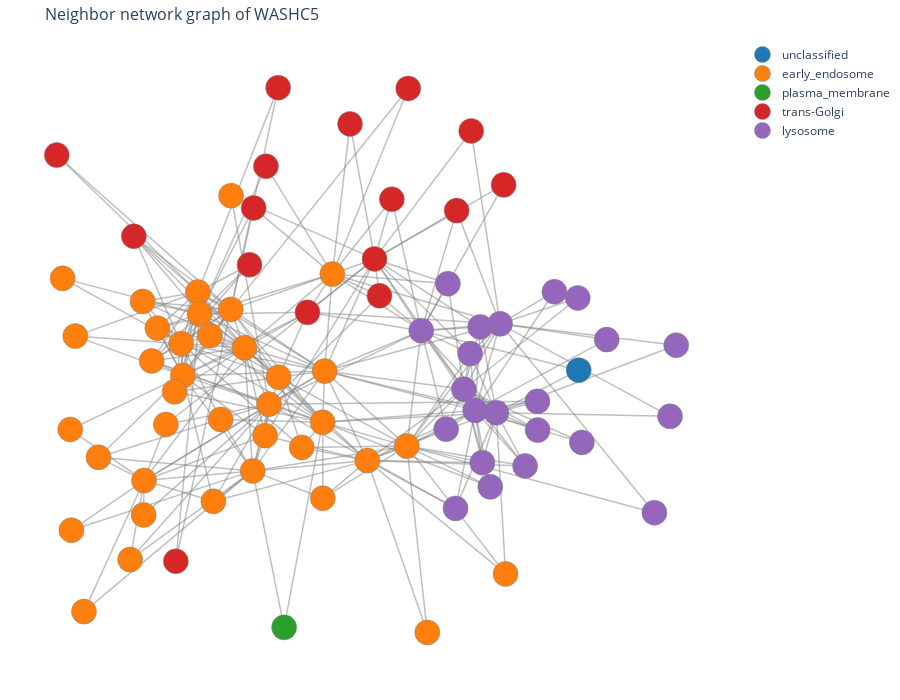

Notebook source saved alongside this figure:
### Markdown cell above
### Render the graph as a plotly figure

### Code cell
# convert the graph to node and edge "traces" that can be plotted by plotly
node_trace, edge_trace, category_color_map = prepare_plotly_network_graph(G, annot_dict, node_color_by, category_colors)

fig = go.Figure(data=[edge_trace, node_trace],
            layout=go.Layout(
                title=f'Neighbor network graph of {gene}',
                titlefont_size=16,
                height=700,
                hovermode='closest',
                margin=dict(b=20,l=5,r=5,t=40),
                xaxis=dict(showgrid=False, zeroline=False, showticklabels=False),
                yaxis=dict(showgrid=False, zeroline=False, showticklabels=False))
                )

if node_color_by == "compartment": # this block of code adds the legend
    for category, color in category_color_map.items():
        fig.add_trace(go.Scatter(
            x=[None],
            y=[None],
            mode='markers',
            marker=dict(color=color, size=10),
            name=category,
            showlegend=True
        ))

######################
# cutomize the figure#
######################
# update node style
fig.update_traces(marker=dict(size=25, line_width=1)) # line_width is the border width
# update edge style
edge_color = 'grey'
edge_alpha = 0.5
fig.update_traces(line=dict(width=1.5, color=convert_color_to_rgba(edge_color,edge_alpha))) # width is the edge width, color is the edge color
# white background
fig.update_layout(plot_bgcolor='white')
# uncomment the line below if you want to remove protein names from display
fig.data[1].update(mode='markers')

# save figure to file
#fig.write_html(f"{gene}_neighbor_graph.html")
#fig.write_image(f"{gene}_neighbor_graph.pdf") 

# display the figure
fig.show()

### Figure 1 — Plotly figure (JSON) as saved in the notebook; plotly's stock layout.template omitted (floating-point values rounded to 4 significant figures; data arrays with more than 128 entries replaced by an {"elided": "..."} marker saying what was removed)
{"data": [{"hoverinfo": "none", "line": {"color": "rgba(128, 128, 128, 0.5)", "width": 1.5}, "marker": {"line": {"width": 1}, "size": 25}, "mode": "lines", "showlegend": false, "type": "scatter", "x": {"elided": "852 float values"}, "y": {"elided": "852 float values"}}, {"customdata": ["early_endosome", "early_endosome", "early_endosome", "early_endosome", "early_endosome", "lysosome", "early_endosome", "lysosome", "lysosome", "lysosome", "early_endosome", "early_endosome", "trans-Golgi", "early_endosome", "early_endosome", "early_endosome", "early_endosome", "early_endosome", "early_endosome", "early_endosome", "lysosome", "trans-Golgi", "trans-Golgi", "trans-Golgi", "trans-Golgi", "lysosome", "trans-Golgi", "trans-Golgi", "trans-Golgi", "early_endosome", "early_endosome", "early_endosome", "early_endosome", "early_endosome", "early_endosome", "trans-Golgi", "early_endosome", "early_endosome", "early_endosome", "early_endosome", "early_endosome", "lysosome", "early_endosome", "lysosome", "early_endosome", "early_endosome", "plasma_membrane", "early_endosome", "early_endosome", "lysosome", "lysosome", "lysosome", "lysosome", "lysosome", "lysosome", "lysosome", "lysosome", "lysosome", "early_endosome", "lysosome", "lysosome", "trans-Golgi", "lysosome", "lysosome", "lysosome", "trans-Golgi", "trans-Golgi", "unclassified", "trans-Golgi", "early_endosome", "trans-Golgi", "trans-Golgi", "early_endosome", "early_endosome", "early_endosome", "trans-Golgi", "early_endosome"], "hoverinfo": "text", "hovertemplate": "%{text}<br># of connections: %{hovertext}<br>%{customdata}", "hovertext": ["20", "15", "20", "16", "17", "18", "18", "16", "19", "20", "14", "17", "17", "13", "19", "18", "20", "20", "18", "17", "17", "2", "3", "4", "8", "4", "2", "3", "2", "8", "7", "8", "7", "7", "6", "5", "2", "2", "5", "3", "3", "3", "4", "4", "4", "2", "2", "2", "3", "6", "3", "2", "5", "7", "5", "5", "4", "2", "5", "2", "2", "2", "2", "2", "2", "3", "2", "2", "3", "3", "2", "2", "2", "2", "3", "2", "2"], "line": {"color": "rgba(128, 128, 128, 0.5)", "width": 1.5}, "marker": {"color": ["#ff7f0e", "#ff7f0e", "#ff7f0e", "#ff7f0e", "#ff7f0e", "#9467bd", "#ff7f0e", "#9467bd", "#9467bd", "#9467bd", "#ff7f0e", "#ff7f0e", "#d62728", "#ff7f0e", "#ff7f0e", "#ff7f0e", "#ff7f0e", "#ff7f0e", "#ff7f0e", "#ff7f0e", "#9467bd", "#d62728", "#d62728", "#d62728", "#d62728", "#9467bd", "#d62728", "#d62728", "#d62728", "#ff7f0e", "#ff7f0e", "#ff7f0e", "#ff7f0e", "#ff7f0e", "#ff7f0e", "#d62728", "#ff7f0e", "#ff7f0e", "#ff7f0e", "#ff7f0e", "#ff7f0e", "#9467bd", "#ff7f0e", "#9467bd", "#ff7f0e", "#ff7f0e", "#2ca02c", "#ff7f0e", "#ff7f0e", "#9467bd", "#9467bd", "#9467bd", "#9467bd", "#9467bd", "#9467bd", "#9467bd", "#9467bd", "#9467bd", "#ff7f0e", "#9467bd", "#9467bd", "#d62728", "#9467bd", "#9467bd", "#9467bd", "#d62728", "#d62728", "#1f77b4", "#d62728", "#ff7f0e", "#d62728", "#d62728", "#ff7f0e", "#ff7f0e", "#ff7f0e", "#d62728", "#ff7f0e"], "line": {"width": 1}, "size": 25}, "mode": "markers", "showlegend": false, "text": ["WASHC5", "TBC1D5", "WASHC4", "WASH3P", "ANKFY1", "VPS11", "NISCH", "VPS18", "DENND11", "VPS16", "EEA1", "WASHC2A", "PIKFYVE", "VPS26C", "HGS", "VPS26A", "FKBP15", "VPS26B", "VAC14", "STAM", "RMC1", "ANKRD27", "SNX30", "SORL1", "SPG21", "GDAP2", "MTMR6", "FIG4", "SNX8", "SNX27", "VPS29", "VPS35", "ENTR1", "ABCC5", "SNX12", "CLCN3", "CCDC22", "TRIM14", "COMMD9", "CCDC93", "COMMD10", "SNAPIN", "ZFYVE21", "LAMTOR5", "CHMP4B", "COMMD2", "JAK1", "VPS35L", "MYO6", "TOM1", "CCZ1B", "VPS39", "VPS33A", "BLOC1S2", "SNX11", "BLOC1S1", "TOLLIP", "VPS41", "RUFY1", "BORCS5", "BORCS6", "MTMR9", "GLB1", "LGMN", "CTSA", "BLOC1S5", "DTNBP1", "STARD3", "SLC12A9", "ATP6V1C1", "SORT1", "DNAJC13", "WASHC3", "IST1", "KLHL9", "SLC12A4", "ATP6V1G1"], "textposition": "top center", "type": "scatter", "x": [-0.02384, -0.001626, -0.2574, -0.186, -0.2336, 0.3815, -0.0298, 0.4871, 0.2574, 0.4144, -0.158, -0.393, 0.1213, -0.55, 0.2154, -0.4369, -0.2973, -0.3881, -0.4421, 0.1002, 0.4762, -0.1949, -0.2308, 0.1357, -0.07397, 0.335, 0.04997, 0.1718, 0.2195, -0.3579, -0.511, -0.5276, -0.1973, -0.4609, -0.5539, -0.5797, -0.551, -0.2965, -0.3479, -0.5905, -0.4864, 0.5958, -0.6826, 0.3573, -0.02935, -0.7249, -0.142, -0.7613, -0.3269, 0.33, 0.5964, 0.7251, 0.4354, 0.3998, 0.56, 0.429, 0.4584, 0.7132, -0.09071, 0.6452, 0.7976, 0.4029, 1, 0.9365, 0.982, 0.3605, 0.4973, 0.716, -0.2427, -0.7501, -0.1594, -0.8041, -0.765, 0.2751, 0.5029, -0.4574, -0.787], "y": [-0.006809, 0.2812, 0.06233, -0.105, -0.3033, -0.06069, -0.159, 0.1335, 0.1131, -0.1235, -0.02486, 0.228, 0.3262, -0.3319, -0.2296, -0.02027, 0.1764, 0.163, 0.07462, -0.2727, -0.1306, 0.6015, 0.4777, 0.2169, 0.1677, 0.2527, 0.7271, 0.5034, 0.8325, 0.09872, 0.1207, 0.02338, -0.1986, -0.06839, 0.2, 0.3936, -0.4339, 0.5141, -0.3936, -0.5665, -0.1655, -0.09652, -0.2629, -0.4146, -0.3843, -0.7211, -0.7679, -0.4793, -0.1505, -0.1791, -0.1819, -0.2186, -0.2787, 0.04513, -0.2887, 0.1242, -0.3506, 0.2102, -0.2335, 0.2287, 0.08666, 0.7063, 0.06989, -0.4274, -0.1411, 0.4697, 0.5462, -0.004087, 0.309, 0.09707, 0.8349, 0.6346, -0.1804, -0.7827, -0.6092, -0.5716, 0.2685]}, {"line": {"color": "rgba(128, 128, 128, 0.5)", "width": 1.5}, "marker": {"color": "#1f77b4", "line": {"width": 1}, "size": 25}, "mode": "markers", "name": "unclassified", "showlegend": true, "type": "scatter", "x": [null], "y": [null]}, {"line": {"color": "rgba(128, 128, 128, 0.5)", "width": 1.5}, "marker": {"color": "#ff7f0e", "line": {"width": 1}, "size": 25}, "mode": "markers", "name": "early_endosome", "showlegend": true, "type": "scatter", "x": [null], "y": [null]}, {"line": {"color": "rgba(128, 128, 128, 0.5)", "width": 1.5}, "marker": {"color": "#2ca02c", "line": {"width": 1}, "size": 25}, "mode": "markers", "name": "plasma_membrane", "showlegend": true, "type": "scatter", "x": [null], "y": [null]}, {"line": {"color": "rgba(128, 128, 128, 0.5)", "width": 1.5}, "marker": {"color": "#d62728", "line": {"width": 1}, "size": 25}, "mode": "markers", "name": "trans-Golgi", "showlegend": true, "type": "scatter", "x": [null], "y": [null]}, {"line": {"color": "rgba(128, 128, 128, 0.5)", "width": 1.5}, "marker": {"color": "#9467bd", "line": {"width": 1}, "size": 25}, "mode": "markers", "name": "lysosome", "showlegend": true, "type": "scatter", "x": [null], "y": [null]}], "layout": {"height": 700, "hovermode": "closest", "margin": {"b": 20, "l": 5, "r": 5, "t": 40}, "plot_bgcolor": "white", "title": {"font": {"size": 16}, "text": "Neighbor network graph of WASHC5"}, "xaxis": {"showgrid": false, "showticklabels": false, "zeroline": false}, "yaxis": {"showgrid": false, "showticklabels": false, "zeroline": false}}}
